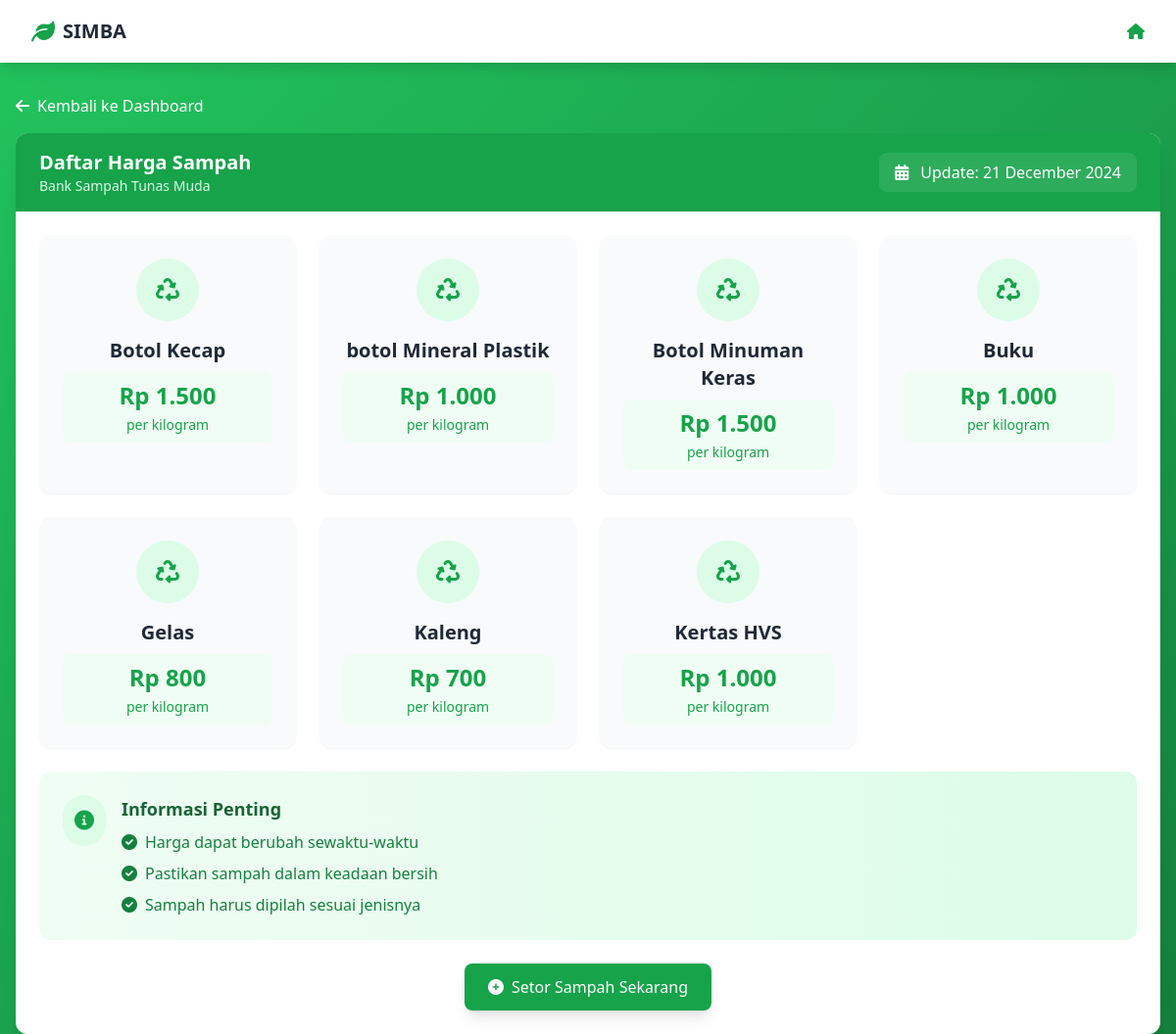
Screenshot of /bank_sampah/harga.php (signed in) with the database file from the repository.
### tables this page shows
CREATE TABLE `sampah` (
  `id` int(11) NOT NULL,
  `jenis` varchar(100) NOT NULL,
  `harga` decimal(10,2) NOT NULL,
  `kategori` varchar(255) DEFAULT NULL
);

### bank_sampah/harga.php (the view, shortened to what this page needs)
<?php
require_once 'config.php';
$stmt = $conn->prepare("SELECT * FROM sampah ORDER BY jenis ASC");
$stmt->execute();
$result = $stmt->get_result();
?>
<!DOCTYPE html>
<html lang="id">
<head>
    <script src="https://cdn.tailwindcss.com"></script>
    <link href="https://cdnjs.cloudflare.com/ajax/libs/font-awesome/6.0.0/css/all.min.css" rel="stylesheet">
</head>
<body class="bg-gradient-to-br from-green-500 to-green-700 min-h-screen">
    <nav class="bg-white shadow-lg">
        <div class="max-w-7xl mx-auto px-4 sm:px-6 lg:px-8">
            <div class="flex justify-between h-16">
                <div class="flex items-center">
                    <i class="fas fa-leaf text-green-600 text-2xl mr-2"></i>
                    <span class="text-xl font-semibold text-gray-800">SIMBA</span>
                </div>
                <div class="flex items-center space-x-4">
                 <a href="index.php" class="text-green-600 hover:text-green-700">
                        <i class="fas fa-home"></i>
                    </a>
                </div>
            </div>
        </div>
    </nav>
    <div class="max-w-7xl mx-auto mt-8 px-4">
        <div class="mb-4">
            <a href="index.php" class="inline-flex items-center text-white hover:text-green-100">
                <i class="fas fa-arrow-left mr-2"></i>
                Kembali ke Dashboard
            </a>
        </div>
        <div class="bg-white rounded-xl shadow-xl overflow-hidden">
            <div class="bg-green-600 text-white px-6 py-4">
                <div class="flex justify-between items-center">
                    <div>
                        <h2 class="text-xl font-semibold">Daftar Harga Sampah</h2>
                        <p class="text-green-100 text-sm">Bank Sampah Tunas Muda</p>
                    </div>
                    <div class="bg-white/10 px-4 py-2 rounded-lg backdrop-blur-sm">
                        <i class="fas fa-calendar-alt mr-2"></i>
                        Update: <?php echo date('d F Y'); ?>
                    </div>
                </div>
            </div>
            <div class="p-6">
                <div class="grid grid-cols-1 md:grid-cols-2 lg:grid-cols-4 gap-6 mb-6">
                    <?php while($sampah = $result->fetch_assoc()): ?>
                    <div class="bg-gray-50 rounded-xl overflow-hidden shadow-sm hover:shadow-md transition-shadow duration-300">
                        <div class="p-6">
                            <div class="flex items-center justify-center w-16 h-16 bg-green-100 text-green-600 rounded-full mx-auto mb-4 transform hover:scale-110 transition-transform duration-300">
                                <i class="fas fa-recycle text-2xl"></i>
                            </div>
                            <h3 class="text-xl font-bold text-center text-gray-800 mb-2">
                                <?php echo htmlspecialchars($sampah['jenis']); ?>
                            </h3>
                            <div class="bg-green-50 rounded-lg py-2 px-4 text-center">
                                <p class="text-2xl font-bold text-green-600">
                                    Rp <?php echo number_format($sampah['harga'], 0, ',', '.'); ?>
                                </p>
                                <p class="text-sm text-green-600 mt-1">per kilogram</p>
                            </div>
                        </div>
                    </div>
                    <?php endwhile; ?>
                </div>
                <div class="bg-gradient-to-r from-green-50 to-green-100 rounded-xl p-6">
                    <div class="flex items-start space-x-4">
                        <div class="flex-shrink-0 bg-green-100 p-3 rounded-full">
                            <i class="fas fa-info-circle text-green-600 text-xl"></i>
                        </div>
                        <div>
                            <h3 class="text-lg font-semibold text-green-800 mb-2">Informasi Penting</h3>
                            <ul class="space-y-2">
                                <li class="flex items-center text-green-700">
                                    <i class="fas fa-check-circle mr-2"></i>
                                    Harga dapat berubah sewaktu-waktu
                                </li>
                                <li class="flex items-center text-green-700">
                                    <i class="fas fa-check-circle mr-2"></i>
                                    Pastikan sampah dalam keadaan bersih
                                </li>
                                <li class="flex items-center text-green-700">
                                    <i class="fas fa-check-circle mr-2"></i>
                                    Sampah harus dipilah sesuai jenisnya
                                </li>
                            </ul>
                        </div>
                    </div>
                </div>
                <div class="text-center mt-6">
                    <a href="setor.php"
                       class="inline-flex items-center px-6 py-3 bg-green-600 text-white rounded-lg hover:bg-green-700 transition-colors shadow-lg hover:shadow-xl transform hover:-translate-y-0.5">
                        <i class="fas fa-plus-circle mr-2"></i>
                        <span>Setor Sampah Sekarang</span>
                    </a>
                </div>
            </div>
        </div>
    </div>
</body>
</html>

### rows the page displays
sampah: jenis "Botol Kecap", harga "1.500"
sampah: jenis "botol Mineral Plastik", harga "1.000"
sampah: jenis "Botol Minuman Keras", harga "1.500"
sampah: jenis "Buku", harga "1.000"
sampah: jenis "Gelas", harga "800"
sampah: jenis "Kaleng", harga "700"
sampah: jenis "Kertas HVS", harga "1.000"
